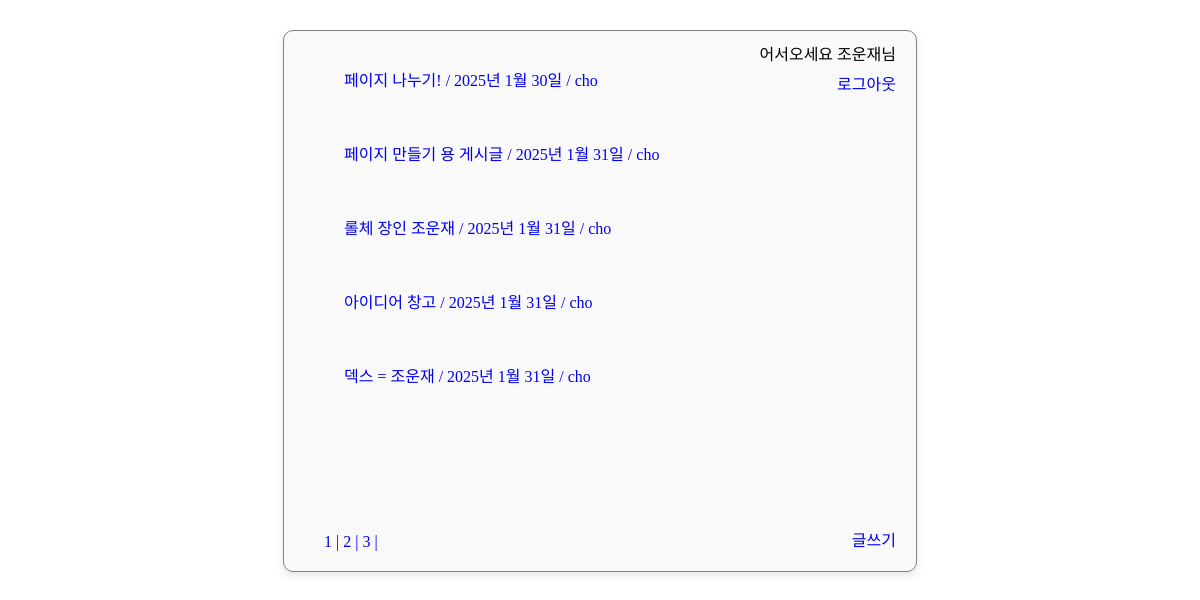
Page /CUJO/?page=2 (signed in) on the committed database.
### CUJO/models.py (models this page shows, shortened)
class PostDash(models.Model) :
    title = models.CharField(max_length=50)
    user = models.ForeignKey(settings.AUTH_USER_MODEL, on_delete = models.CASCADE, default=0)
    date = models.DateField(auto_now=True)
    main = models.TextField()
    like = models.IntegerField(default=0)
    unlike = models.IntegerField(default=0)

class User(AbstractUser) :
    pass
    def __str__(self) :
        return self.username

### CUJO/views.py (the view)
# urls.py: path('', views.index,name='index'),
def index(request) :
    postdash = PostDash.objects.all().order_by('-like')
    pages = Paginator(postdash,5)
    page_number = request.GET.get("page")
    page_obj = pages.get_page(page_number)
    context = {"Dashboard": page_obj}
    return render(request,'CUJO/index.html', context)

### CUJO/templates/CUJO/index.html (shortened to what this page needs)
<!DOCTYPE html>
<html>
  <head>
  </head>
  <body>
    <div class="box">
      {%for board in Dashboard%}
      <ol>
        <a href="{% url 'CUJO:dashboard' board.id %}"
          >{{board.title}} / {{board.date}} / {{board.user}}</a
        >
      </ol>
      <br />
      {%endfor%} {% if user.is_authenticated %}
      <li class="login">어서오세요 {{user}}님</li>
      <li class="logout"><a href="{%url 'CUJO:logout' %}"> 로그아웃 </a></li>
      <li class="write"><a href="{%url 'CUJO:write' %}"> 글쓰기 </a></li>
      {%else%}
      <li class="login"><a href="{%url 'CUJO:login' %}"> 로그인 </a></li>
      <li class="logout">
        <a href="{%url 'CUJO:signup' %}"> 회원가입 </a>
      </li>
      <li class="write"><a href="{%url 'CUJO:login' %}"> 글쓰기 </a></li>
      {%endif%}
      <div class="pagination">
        <span class="step-links">
          {% for pageview in Dashboard.paginator.page_range %}
          <a href="?page={{pageview}}"> {{pageview}} |</a>
          {%endfor%}
        </span>
      </div>
    </div>
  </body>
</html>

### CUJO/templates/CUJO/index.html (style rules this page uses)
li { list-style: none; }
a { text-decoration: none; }
.box { position: relative; display: block; width: 50%; height: 500px; margin: 30px auto; border: solid gray 1px; padding: 20px; box-shadow: 0 4px 8px rgba(0, 0, 0, 0.1); background-color: #f9f9f9; border-radius: 10px; }
.login { position: absolute; right: 20px; top: 10px; }
.logout { position: absolute; right: 20px; top: 40px; }
.write { position: absolute; right: 20px; bottom: 20px; }
.pagination { position: absolute; bottom: 20px; left: 40px; }

### rows in the picture
PostDash: title "페이지 나누기!", date "2025년 1월 30일", user "cho"
PostDash: title "페이지 만들기 용 게시글", date "2025년 1월 31일", user "cho"
PostDash: title "롤체 장인 조운재", date "2025년 1월 31일", user "cho"
PostDash: title "아이디어 창고", date "2025년 1월 31일", user "cho"
PostDash: title "덱스 = 조운재", date "2025년 1월 31일", user "cho"
User: username "조운재"

### other values in the picture
{{ pageview }} "1" "2" "3"
